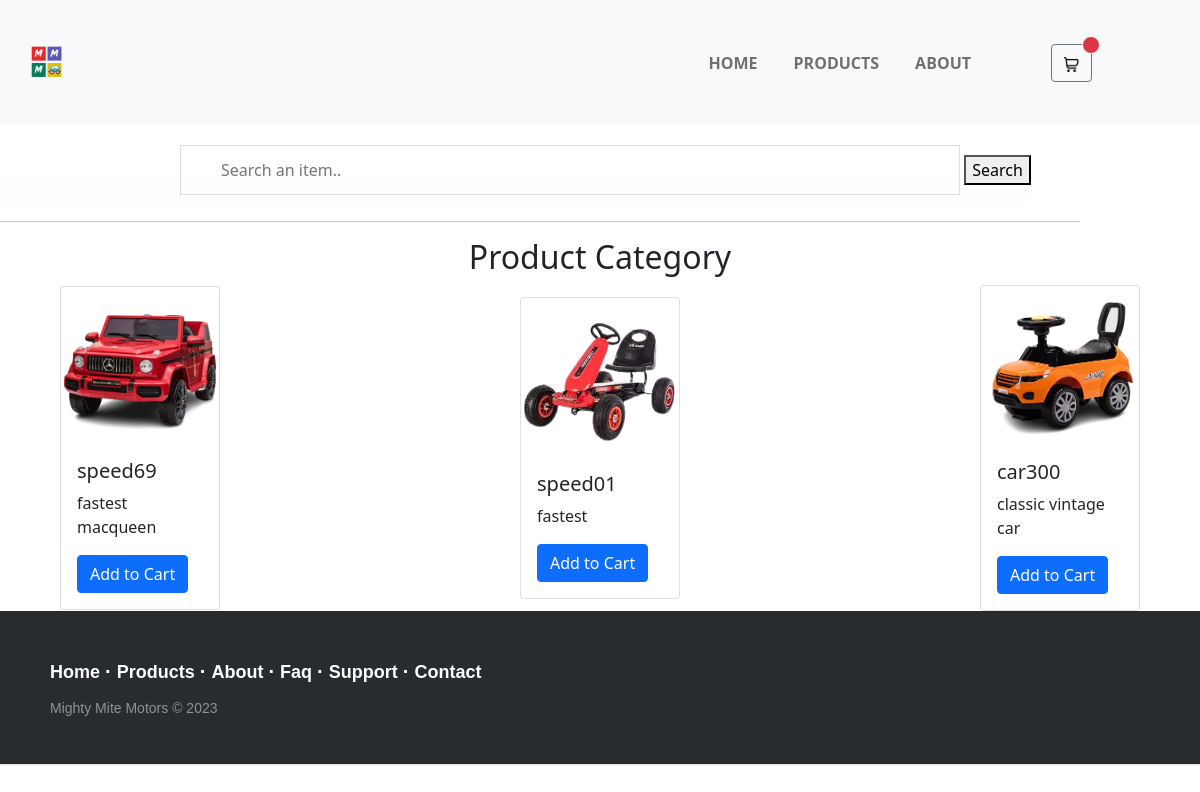
Page /public/registeredcustomerpage.php on the committed database.
### tables this page shows
CREATE TABLE `productmodel` (
  `modelID` int(11) NOT NULL,
  `modelName` varchar(250) NOT NULL,
  `modelDescription` varchar(250) NOT NULL,
  `SRP` int(250) NOT NULL,
  `img` text NOT NULL
);

### public/registeredcustomerpage.php (the view, shortened to what this page needs)
<?php
$userid = $_GET['uid'];
?>
<!DOCTYPE html>
<html lang="en">
<head>
  <link rel="stylesheet" href="https://cdnjs.cloudflare.com/ajax/libs/font-awesome/4.7.0/css/font-awesome.min.css">
  <link rel="stylesheet" href="./CSS/registeredcustomer.css">
  <link rel="stylesheet" href="./CSS/rootDeclaration.css">
  <link href="https://cdn.jsdelivr.net/npm/bootstrap@5.0.2/dist/css/bootstrap.min.css" rel="stylesheet"
>
</head>
<body>
  <nav class="navbar navbar-expand-lg navbar-light bg-light ">
    <div class="container-fluid">
      <div class="container">
        <a href="#"><img src="./Pictures/logoMMM.png" alt="MightyMiteMotors.com" style="width: 8%"></a>
      </div>
      <div class="d-flex mx-5 align-middle" id="navbarNav">
        <ul class="navbar-nav me-5">
          <li class="nav-item">
            <a class="nav-link" href="./registeredcustomerpage.php?uid=<?php echo $userid ?>">Home</a>
          </li>
          <li class="nav-item">
            <a class="nav-link"
              href="./registeredcustomerpage.php?uid=<?php echo $userid ?>">Products</a>
          </li>
          <li class="nav-item">
            <a class="nav-link" href="./registeredcustomerpage.php?uid=<?=$userid?>">About</a>
          </li>
          <li class="nav-item">
            <a class="nav-link" href="./registeredcustomerpage.php#prodcat"></a>
          </li>
          <button type="button" class="btn btn-outline-secondary position-relative ms-3">
            <a href="./addtocart.php?uid=<?php echo $userid ?>">
              <img src="./Pictures/shopping-cart.png" alt="cart" style="width: 15px">
              <span
                class="position-absolute top-0 start-100 translate-middle p-2 bg-danger border border-light rounded-circle">
              </span>
            </a>
          </button>
        </ul>
      </div>
    </div>
  </nav>
  <input type="text" id="myInput" onkeyup="myFunction()" placeholder="Search an item..">
  <button type="search">Search</button>
  <hr>
  <h2 class="productcategory" id="prodcat">Product Category</h2>
  <div class="Items">
    <?php
    require_once('../connector.php');
    $query = "SELECT * FROM `productmodel`";
    $res = mysqli_query($con, $query);
    if ($res) {
      while ($row = mysqli_fetch_array($res, MYSQLI_NUM)) {
        ?>
        <div class="card" style="width: 10rem;">
          <img src="../images/<?= $row[4] ?>" class="card-img-top" alt="...">
          <div class="card-body">
            <h5 class="card-title">
              <?= $row[1] ?>
            </h5>
            <p class="card-text">
              <?= $row[2] ?>
            </p>
            <a href="../addtocartfunction.php?uid=<?php echo $userid ?>&Model_id=<?= $row[0] ?>" class="btn btn-primary">Add
              to Cart</a>
          </div>
        </div>
        <?php
      }
    }
    ?>
  </div>
  <footer class="footer-distributed" id="contact">
    <div class="footer-left">
      <p class="footer-links">
        <a class="link-1" href="#hompg">Home</a>
        <a href="#myButton">Products</a>
        <a href="#contact">About</a>
        <a href="#">Faq</a>
        <a href="#">Support</a>
        <a href="#contact">Contact</a>
      </p>
      <p>Mighty Mite Motors &copy; 2023</p>
    </div>
  </footer>
</body>
</html>

### public/CSS/registeredcustomer.css (style rules this page uses)
*, *::before, *::after { box-sizing: border-box; line-height: 1.5em; }
html { font-size: 16px; scroll-behavior: smooth; -webkit-text-size-adjust: 100%; }
body { margin: 0; font-family: var(--pfont2); background-color:#f7f7f7; }
.navbar { position: fixed; top: 0; left: 100%; margin: 0; width: 100%; height: 100%; padding: 20px; transition: left 0.3s; }
.navbar ul { all: unset; list-style-type: none; display: flex; flex-direction: column; align-items: center; gap: 25px; }
.navbar ul a { all: unset; color:white; text-transform: uppercase; cursor: pointer; font-weight: bold; font-size: 28px; }
.container { max-width: 900px; margin: 0 auto; padding: 30px; }
@media (min-width: 550px) { .navbar { all: unset; display: block; } }
@media (min-width: 550px) { .navbar ul { flex-direction: row; gap: 20px; } }
@media (min-width: 550px) { .navbar ul a { font-size: inherit; } }
.footer-distributed { background-color: #292c2f; box-shadow: 0 1px 1px 0 rgba(0, 0, 0, 0.12); box-sizing: border-box; width: 100%; text-align: left; font: normal 16px sans-serif; padding: 45px 50px; }
.footer-distributed .footer-left p { color: #8f9296; font-size: 14px; margin: 0; }
.footer-distributed p.footer-links { font-size: 18px; font-weight: bold; color: #ffffff; margin: 0 0 10px; padding: 0; transition: ease .25s; }
.footer-distributed p.footer-links a { display: inline-block; line-height: 1.8; text-decoration: none; color: inherit; transition: ease .25s; }
.footer-distributed .footer-links a:before { content: "·"; font-size: 20px; left: 0; color: #fff; display: inline-block; padding-right: 5px; }
.footer-distributed .footer-links .link-1:before { content: none; }
hr { height: 5px; width: 90%; border-style: none; background-color: var(--p-clr1); box-shadow: -30px -30px 45px #2b170c; }
.productcategory { font-style: var(--pfont2); text-align: center; }
.Items { display: flex; justify-content: space-between; align-items: center; flex-wrap: wrap; width: 90%; max-width: 1200px; margin: 0 auto; background: transparent; }
#myInput { justify-content: center; width: 65%; font-size: 16px; padding: 12px 20px 12px 40px; border: 1px solid #ddd; margin-bottom: 10px; margin-left: 15%; margin-top: 20px; }

### public/CSS/rootDeclaration.css (style rules this page uses)
:root { --p-clr1: #E14D2A; --p-clr2: white; --s-clr1: #FD841F; --s-clr2: #ffbc84; --s-clr3: #f6d2b4; --t-clr1: #3E6D9C; --t-clr2: #4d85bc; --t-clr3: #5fa0e1; --pfont1: 'Domine', serif; --pfont2: 'Poppins',sans-serif;; --pfont3: 'Roboto', sans-serif; --fs-h1: 25px; --fs-h2: 21.5px; --fs-h3: 18.5px; --fs-p: 18.5px; }

### rows in the picture
productmodel: img (picture), modelName "speed69", modelDescription "fastest macqueen"
productmodel: img (picture), modelName "speed01", modelDescription "fastest"
productmodel: img (picture), modelName "car300", modelDescription "classic vintage car"
